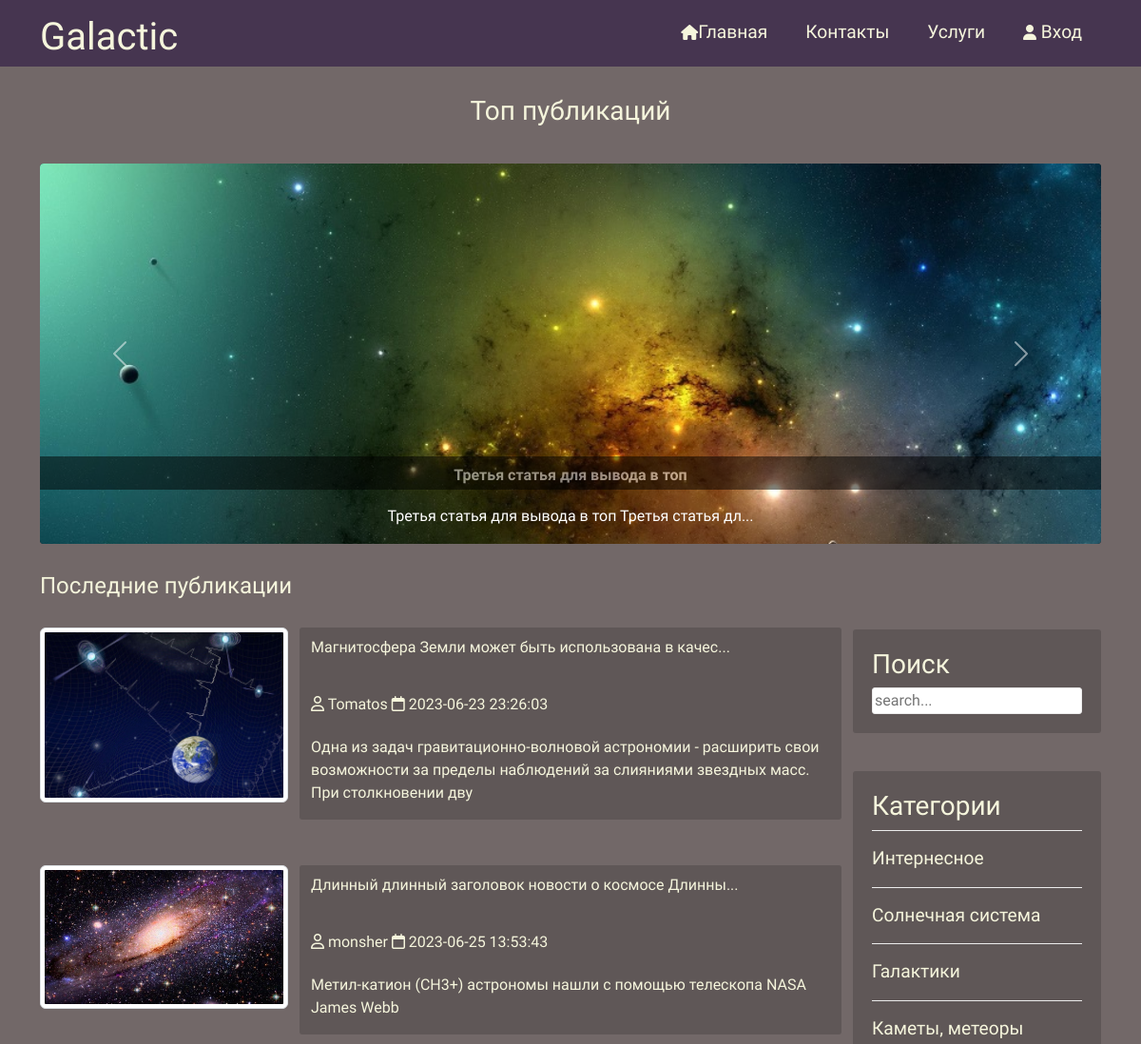
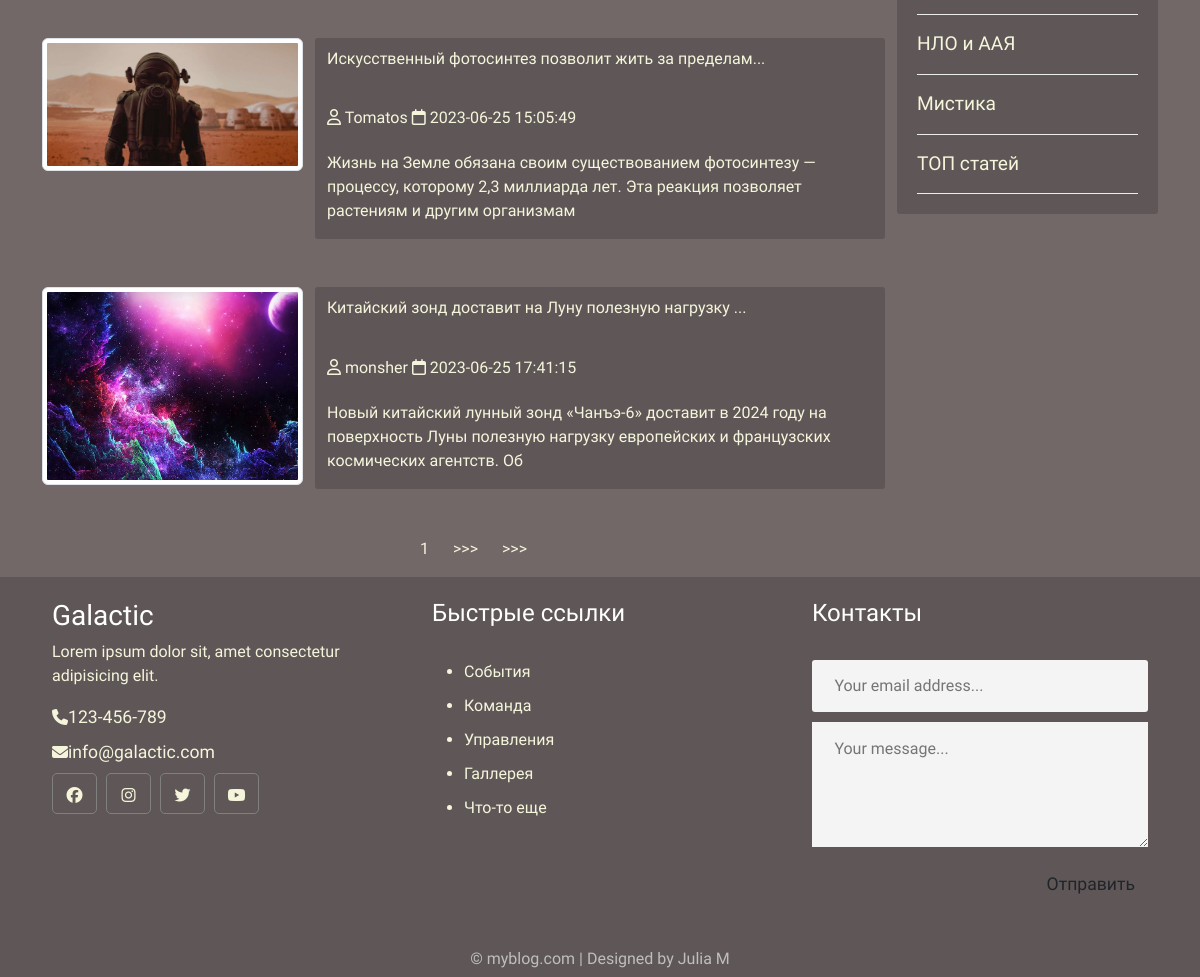
The page / on the database its author committed (2 pictures, top to bottom).
### tables this page shows
CREATE TABLE `posts` (
  `id` int NOT NULL,
  `id_user` int NOT NULL,
  `title` varchar(256) NOT NULL,
  `image` varchar(256) NOT NULL,
  `content` text NOT NULL,
  `status` tinyint NOT NULL,
  `id_topic` int DEFAULT NULL,
  `create_date` datetime NOT NULL DEFAULT CURRENT_TIMESTAMP
);

CREATE TABLE `users` (
  `id` int NOT NULL,
  `admin` tinyint NOT NULL,
  `username` varchar(256) NOT NULL,
  `email` varchar(256) NOT NULL,
  `password` varchar(256) NOT NULL,
  `created` timestamp NOT NULL DEFAULT CURRENT_TIMESTAMP
);

CREATE TABLE `category` (
  `id` int NOT NULL,
  `name` varchar(128) NOT NULL,
  `description` text NOT NULL
);

### app/database/db.php (called while the page is built, shortened)
<?php
require 'connect.php';
function dbCheckErr($query){
    $errInfo = $query->errorInfo();
    return true;
}
function selectAll($table, $params = []){
    global $pdo;
    $sql = "SELECT * FROM $table";
    $query = $pdo->prepare($sql);
    $query->execute();
    return $query->fetchAll();
}
function selectAllFromPostWithUsersOnIndex($table1, $table2){
    global $pdo;
    $sql =
    "SELECT p.*, u.username FROM $table1 AS p JOIN $table2 AS u ON p.id_user = u.id WHERE p.status = 1 ";
    $query = $pdo->prepare($sql);
    $query->execute();
    return $query->fetchAll();
}
function selectAllForPages($table1, $table2, $limit, $offset){
    global $pdo;
    $sql =
    "SELECT p.*, u.username FROM $table1 AS p JOIN $table2 AS u ON p.id_user = u.id WHERE p.status = 1 LIMIT $limit OFFSET $offset";
    $query = $pdo->prepare($sql);
    $query->execute();
    return $query->fetchAll();
}
function selectTopPostsOnIndex($table1){
    global $pdo;
    $sql =  "SELECT * FROM $table1 AS P WHERE p.id_topic = 28";
    $query = $pdo->prepare($sql);
    $query->execute();
    return $query->fetchAll();
}
function countRow($table){
global $pdo;
$sql =
"SELECT COUNT(*) FROM $table as p WHERE p.status =1 ";
$query = $pdo->prepare($sql);
$query->execute();
return $query->fetchColumn();
}

### app/control/topics.php (called while the page is built, shortened)
<?php
include $_SERVER['DOCUMENT_ROOT'] . "/cosmo/app/database/db.php";
$topics = selectALL('category');

### index.php (the view, shortened to what this page needs)
<?php
include "./app/include/header.php";
include "./app/control/topics.php";
$posts = selectAllFromPostWithUsersOnIndex('posts', 'users');
$page = isset($_GET['page']) ? $_GET['page'] : 1;
$limit = 4;
$offset = $limit * ($page - 1 );
$posts = selectAllForPages('posts','users', $limit, $offset);
$topposts = selectTopPostsOnIndex('posts');
?>
<div class="container">
    <div class=" row">
        <h3 class="slider-title">Топ публикаций</h3>
    </div>
    <div id="carouselExampleCaptions" class="carousel slide">
        <div class="carousel-inner">
            <?php foreach ($topposts as $key => $toppost) :?>
            <div class="carousel-item active">
                <img src="<?=BASE_URL ."assets/image/postsImg/" . $toppost['image'] ?>" class="d-block w-100 "
                    alt="<?=$toppost['title'];?>">
                <div class="carousel-caption carousel-caption-new d-none d-md-block">
                    <h5><a href="<?=BASE_URL ."single.php?id=" . $toppost['id'];?>"><?=$toppost['title'];?></a></h5>
                    <p><?=mb_substr($toppost['content'], 0, 50, 'UTF-8' ) . "..." ;?></p>
                </div>
            </div>
            <?php endforeach; ?>
        </div>
        <button class="carousel-control-prev" type="button" data-bs-target="#carouselExampleCaptions"
            data-bs-slide="prev">
            <span class="carousel-control-prev-icon" aria-hidden="true"></span>
        </button>
        <button class="carousel-control-next" type="button" data-bs-target="#carouselExampleCaptions"
            data-bs-slide="next">
            <span class="carousel-control-next-icon" aria-hidden="true"></span>
        </button>
    </div>
</div>
<div class="container">
    <div class="content row">
        <div class="main-content col-md-9 col-12">
            <h4>Последние публикации</h4>
            <?php foreach ($posts as $key => $post) :?>
            <div class="post row">
                <div class="img col-12 col-md-4">
                    <img class="img-thumbnail" src="<?=BASE_URL ."assets/image/postsImg/" . $post['image'] ?>"
                        alt="<?=$post['title'];?>">
                </div>
                <div class="post_text col-12 col-md-8">
                    <h3>
                        <a href="<?=BASE_URL ."single.php?id=" . $post['id'];?>">
                            <?=mb_substr($post['title'], 0, 50) . "...";?></a>
                    </h3>
                    <i class="far fa-user"></i> <?=$post['username'];?>
                    <i class="far fa-calendar"></i> <?=$post['create_date'];?>
                    <p class="preview-text"><?=mb_substr($post['content'], 0, 150, 'UTF-8' ) ;?></p>
                </div>
            </div>
            <?php endforeach; ?>
         <?php include './app/include/pagination.php'; ?>
        </div>
        <div class="sidebar col-md-3 col-12">
            <div class="section search">
                <h3>Поиск</h3>
                <form action="search.php" method="post">
                    <input type="text" name="search-term" class="text-input" placeholder="search...">
                </form>
            </div>
            <div class="section topics">
                <h3>Категории</h3>
                <ul>
                    <?php foreach($topics as $key => $topic): ?>
                    <li><a href="<?=BASE_URL . "category.php?id=" . $topic['id']; ?>"><?=$topic['name']; ?></a></li>
                    <?php endforeach ?>
                </ul>
            </div>
        </div>
    </div>
</div>
<?php
include "./app/include/footer.php";
?>

### app/include/header.php (shortened to what this page needs)
<!doctype html>
<html lang="ru">
  <head>
<link href="https://cdn.jsdelivr.net/npm/bootstrap@5.3.0/dist/css/bootstrap.min.css" rel="stylesheet">
<link rel="stylesheet" href=" ./assets/css/style.css">
</head>
  <body >
    <header class="container-fluid">
        <div class="container">
            <div class="row">
                <div class="col-4">
                   <h2><a href="<?php echo BASE_URL . "index.php" ?>">Galactic</a></h2>
                </div>
                <nav class="col-8">
                    <ul>
                        <li><a href="#"><i class="fa-solid fa-house"></i>Главная</a></li>
                        <li><a href="#">Контакты</a></li>
                        <li><a href="#">Услуги</a></li>
                        <li>
                            <?php if (isset($_SESSION['id'])): ?>
                                <a href="#"><i class="fa-solid fa-user"></i>
                                <?php echo $_SESSION['login']; ?>
                                </a>
                            <ul>
                                <?php if ($_SESSION['admin']): ?>
                                <li><a href="<?php echo BASE_URL . "/admin/posts/index.php"; ?>">Админ панель</a></li>
                                <?php endif; ?>
                                <li><a href="<?php echo BASE_URL . "logout.php"; ?>">Выход</a></li>
                            </ul>
                            <?php else:   ?>
                                <a href="<?php echo BASE_URL . "autorization.php"; ?>"> <i class="fa-solid fa-user"></i>
                                Вход
                                </a>
                            <?php endif;   ?>
                        </li>
                    </ul>
                </nav>
            </div>
        </div>
    </header>

### app/include/pagination.php (shortened to what this page needs)
<?php
$page = isset($_GET['page']) ? $_GET['page'] : 1;
$limit = 4;
$pages = ceil(countRow('posts')/$limit) ;
?>
<nav aria-label="Page navigation example">
  <ul class="pag justify-content-center">
    <?php if($page = 1): ?>
    <li class="page_item"><a class="page_link" href="?page=1">1</a></li>
    <? endif; ?>
    <?php if($page < $pages): ?>
  <li class="page_item"><a class="page_link" href="?page=<?= ($page + 1) ;?>">>>></a></li>
    <? endif; ?>
    <li class="page_item">
      <a class="page-link" href="?page=<?=$pages;?>">>>></a>
    </li>
  </ul>
</nav>

### app/include/footer.php (shortened to what this page needs)
<div class="footer container-fluid">
    <div class="footer-content container">
        <div class="row">
            <div class="footer-section about col-md-4 col-12">
                <h3 class="logo-text">Galactic</h3>
                <p> Lorem ipsum dolor sit, amet consectetur adipisicing elit. </p>
            <div class="contact">
                <span><i class="fas fa-phone"></i>123-456-789</span>
                <span><i class="fas fa-envelope"></i>info@galactic.com</span>
            </div>
                <div class="socials">
                    <a href="#"><i class="fab fa-facebook"></i></a>
                    <a href="#"><i class="fab fa-instagram"></i></a>
                    <a href="#"><i class="fab fa-twitter"></i></a>
                    <a href="#"><i class="fab fa-youtube"></i></a>
                </div>
            </div>
            <div class="footer-section links col-md-4 col-12">
                <h4>Быстрые ссылки</h4>
                <br>
               <ul>
                <a href="#"><Li>События</Li></a>
                <a href="#"><Li>Команда</Li></a>
               <a href="#"><Li>Управления</Li></a>
              <a href="#"><Li>Галлерея</Li></a>
               <a href="#"><Li>Что-то еще</Li></a>
                </ul>
            </div>
            <div class="footer-section contact-form col-md-4 col-12">
                <h4>Контакты</h4>
                <br>
                <form action="index.html" method="post">
                    <input type="email" name="email" class="text-input contact-input" placeholder="Your email address...">
                    <textarea rows="4" name="message" class="text-input contact-input" placeholder="Your message..."></textarea>
                    <button type="submit" class="btn btn-big contact-btn">
                        Отправить
                    </button>
                </form>
            </div>
        </div>
        <div class="footer-bottom">
            &copy; myblog.com | Designed by Julia M
        </div>
    </div>
 </div>
</body>
</html>

### assets/css/style.css (style rules this page uses)
* { font-family: 'Advent Pro', sans-serif; font-size: 16px; }
body { background: #726868 !important; display: flex; flex-direction: column; height:100vh; margin: 0; padding: 0; }
.container { flex: 1; }
a { text-decoration: none ; color: inherit !important; }
input { pudding: 10px 12px; display: block; width: 100%; border-radius: 3px; border: 1px solid #ececec; line-height: 1.5rem; color: #444444; font-weight: 500; }
header { background: #463550; height: 70px; }
header * { color: beige; }
header h2 { margin-top: 15px; }
header h2 a { text-decoration: none !important; font-size: 2.5rem !important; }
header ul { margin: 0; padding: 0; list-style-type: none; float: right; }
header ul li { float: left; position: relative; }
header ul li a { display: block; font-size: 1.2rem; text-decoration: none; padding: 20px; }
.slider-title { text-align: center; color: beige; padding: 30px 0; }
.carousel { height: 400px; }
.carousel-inner, .carousel-item { height: 400px; border-radius: 4px; }
.carousel-caption h5 { font-weight: 700; font-size: 1.5rem; background: #000; opacity: 0.5; max-width: 100%; padding: 0.2rem; right: 0px; left: 0px; }
.carousel-caption-new { position: absolute; right: 0%; bottom: 0.05rem; left: 0%; padding-top: 1rem; padding-bottom: 0rem; color: #fff; text-align: center; width: 100%; }
.main-content { color: beige; }
.main-content h4 { margin: 30px 0; }
.main-content .post { margin-bottom: 3em; }
.main-content .post_text { background: #5f5757; border-radius: 3px; }
.main-content .post .post_text i { margin: 30px auto 10px; }
.sidebar { margin: 50px 0 20px 0px; color: beige; }
.sidebar .section { margin-top: 40px; background: #5f5757; border-radius: 3px; padding: 20px; }
.sidebar .topics ul { margin: 0px; padding: 0px; list-style: none; border-top: 1px solid #ececec; }
.sidebar .topics ul a { display: block; padding: 15px 0px 15px 0px; border-bottom: 1px solid #ececec; transition: .3s; text-decoration: none; font-weight: 500; color: #5c5c5c; font-size: 1.2em; }
.footer { background: #5f5757; position: relative; color: beige; }
.footer .footer-section { padding: 22px; }
.footer h4, .footer h3 { color:white; }
.footer .about .contact span { display: block; font-size: 1.1em; margin-bottom: 8px; }
.footer .about .socials a { border: 1px solid grey; width: 45px; height: 41px; padding-top: 5px; margin-right: 5px; text-align: center; display: inline-block; font-size: 1.3em; border-radius: 5px; transition: .5s; color: beige; }
.footer .links ul a { display: block; margin-bottom: 10px; font-size: 1.2em; transition: .3s; color: #bebebe; text-decoration: none; }
.footer .contact-form .contact-input { background: #f5f4f4; color: #bebdbd; margin-bottom: 10px; line-height: 1.5rem; padding: .9rem 1.4rem; border: none; width: 100%; }
.footer .contact-form .contact-btn { float: right; font-size: 1.1em; }
.footer .footer-bottom { background: #5f5757; color: #bebebe; height: 50px; width: 100%; text-align: center; padding-top: 20px; }
.pag { display: flex; justify-content: space-between; }
.page_item { list-style-type: none; margin-right: 1.5rem; }

### rows shown on the page
posts: image (picture), title "Третья статья для вывода в топ", content "Третья статья для вывода в топ Третья статья дл"
posts: image (picture), title "Магнитосфера Земли может быть использована в качес", id_user.username "Tomatos", create_date "2023-06-23 23:26:03", content "Одна из задач гравитационно-волновой астрономии - расширить свои возможности за пределы наблюдений за слияниями звездных масс. При столкновении дву"
posts: image (picture), title "Длинный длинный заголовок новости о космосе Длинны", id_user.username "monsher", create_date "2023-06-25 13:53:43", content "Метил-катион (CH3+) астрономы нашли с помощью телескопа NASA James Webb"
posts: image (picture), title "Искусственный фотосинтез позволит жить за пределам", id_user.username "Tomatos", create_date "2023-06-25 15:05:49", content "Жизнь на Земле обязана своим существованием фотосинтезу — процессу, которому 2,3 миллиарда лет. Эта реакция позволяет растениям и другим организмам"
posts: image (picture), title "Китайский зонд доставит на Луну полезную нагрузку", id_user.username "monsher", create_date "2023-06-25 17:41:15", content "Новый китайский лунный зонд «Чанъэ-6» доставит в 2024 году на поверхность Луны полезную нагрузку европейских и французских космических агентств. Об"
category: name "Интернесное"
category: name "Солнечная система"
category: name "Галактики"
category: name "Каметы, метеоры"
category: name "НЛО и ААЯ"
category: name "Мистика"
category: name "ТОП статей"
